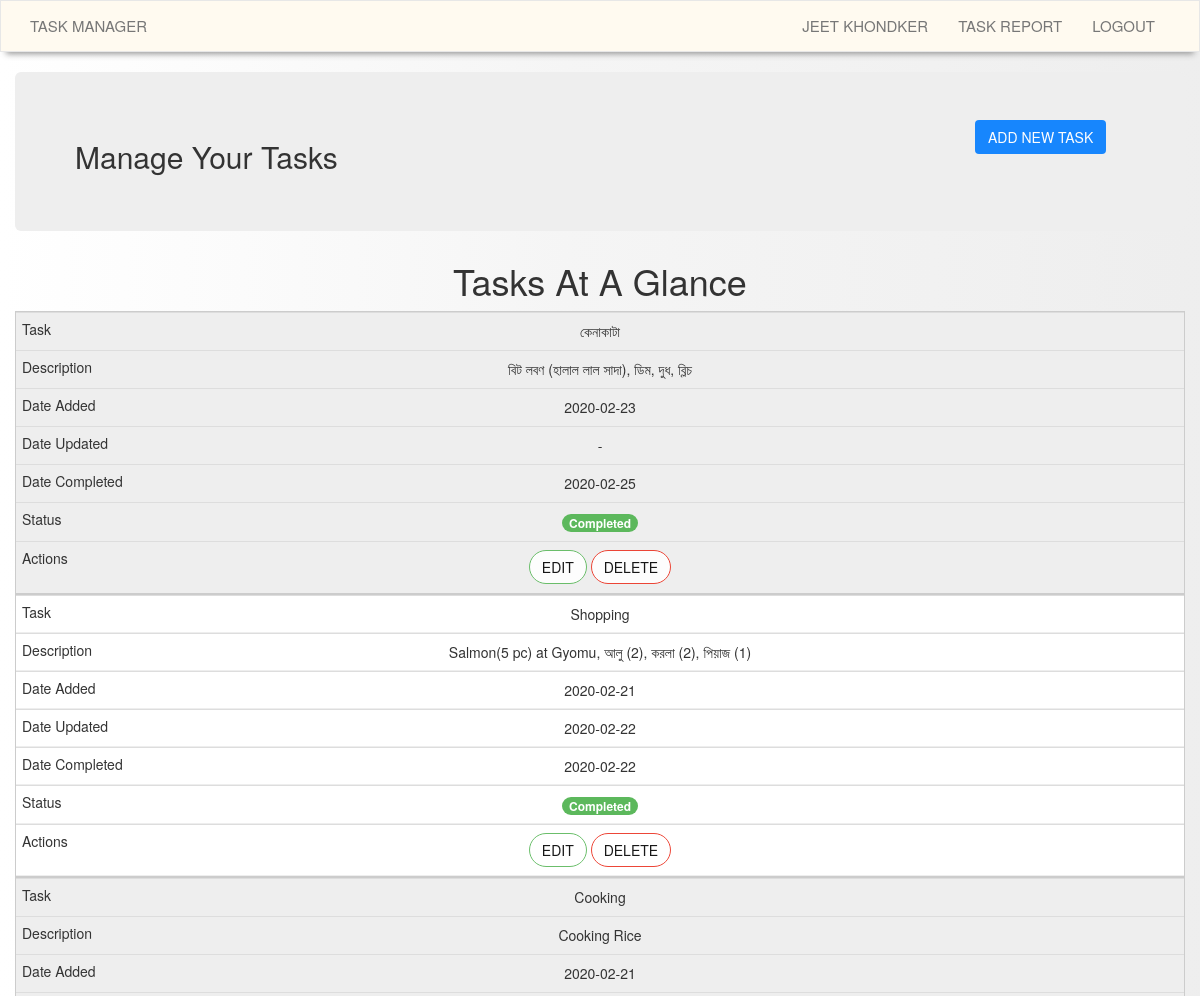
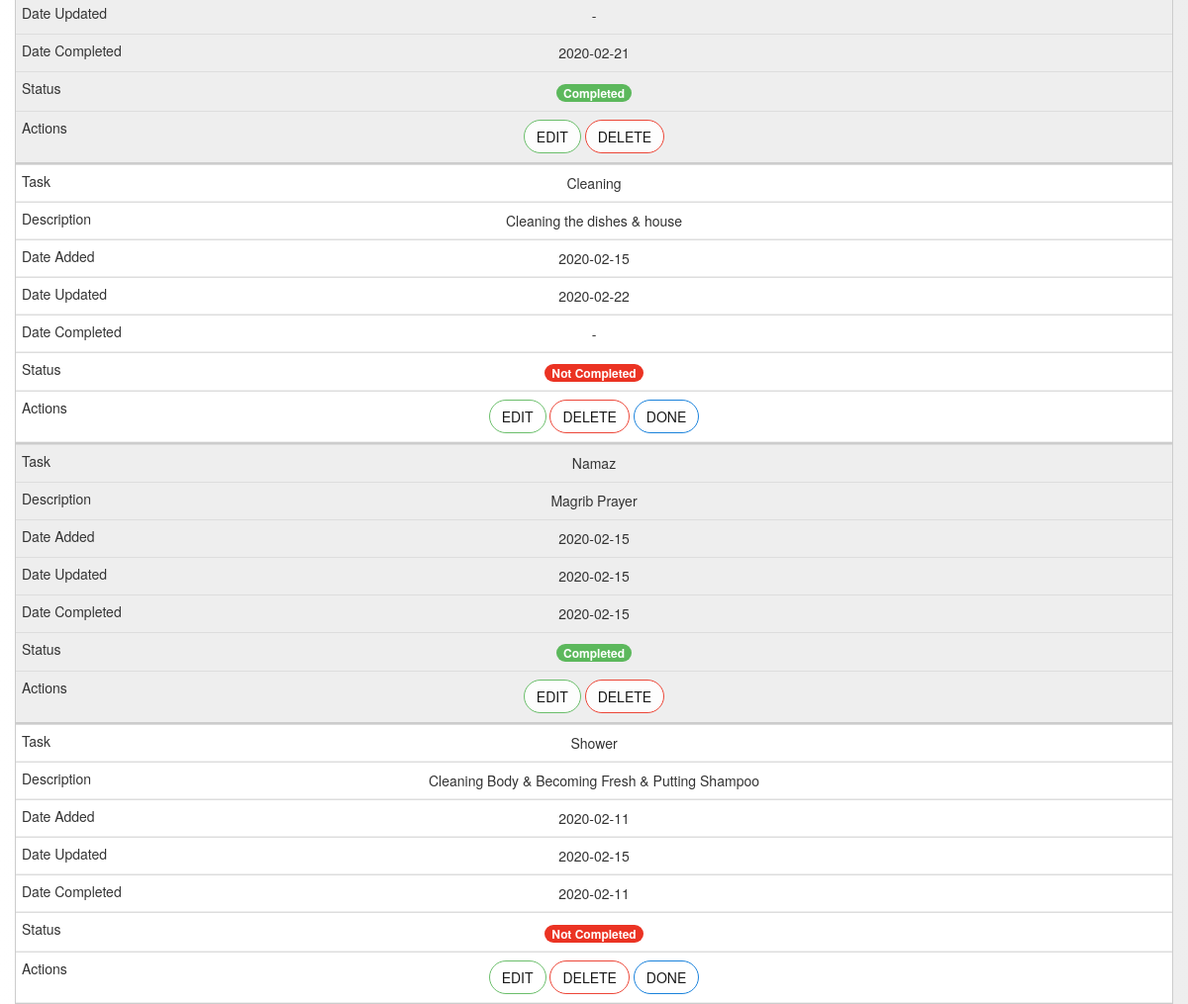
Before: /index (signed in, upper part) with the older database file (2 pictures, top to bottom).
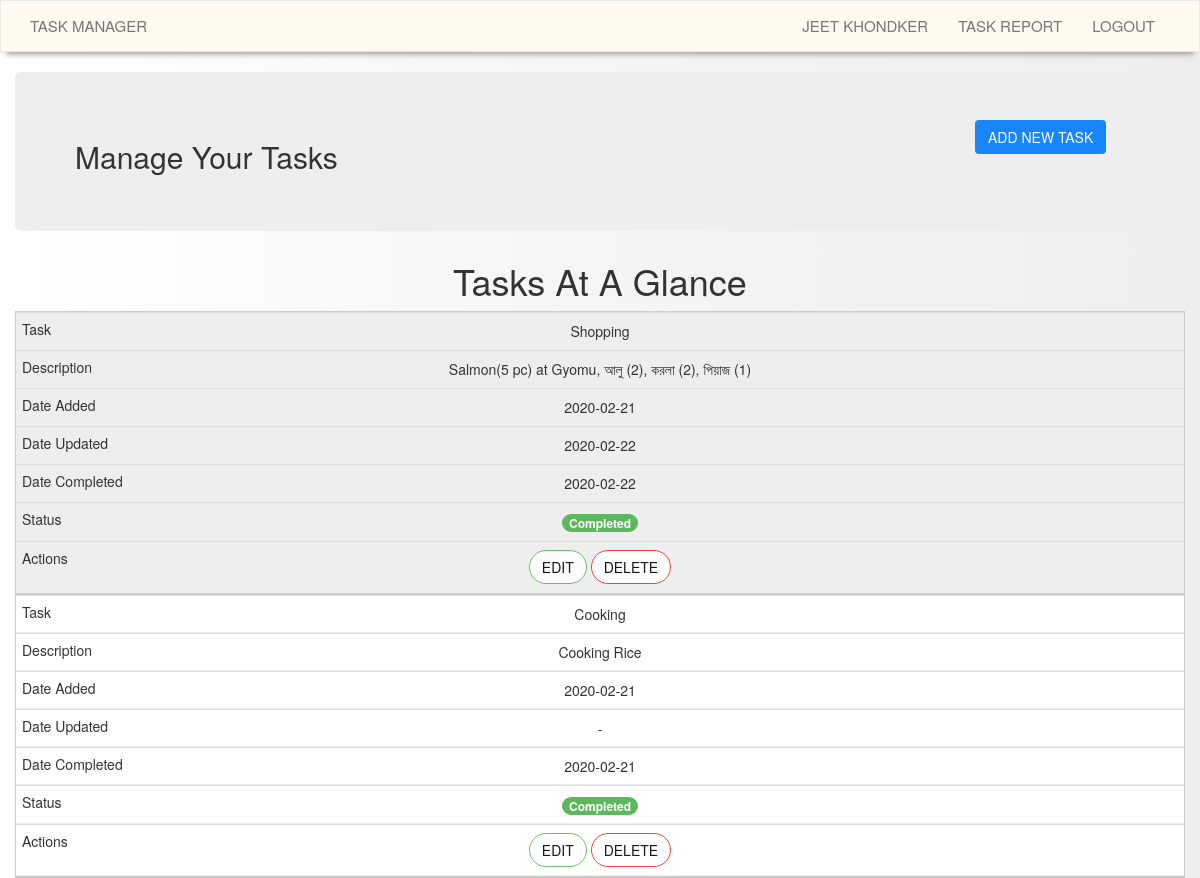
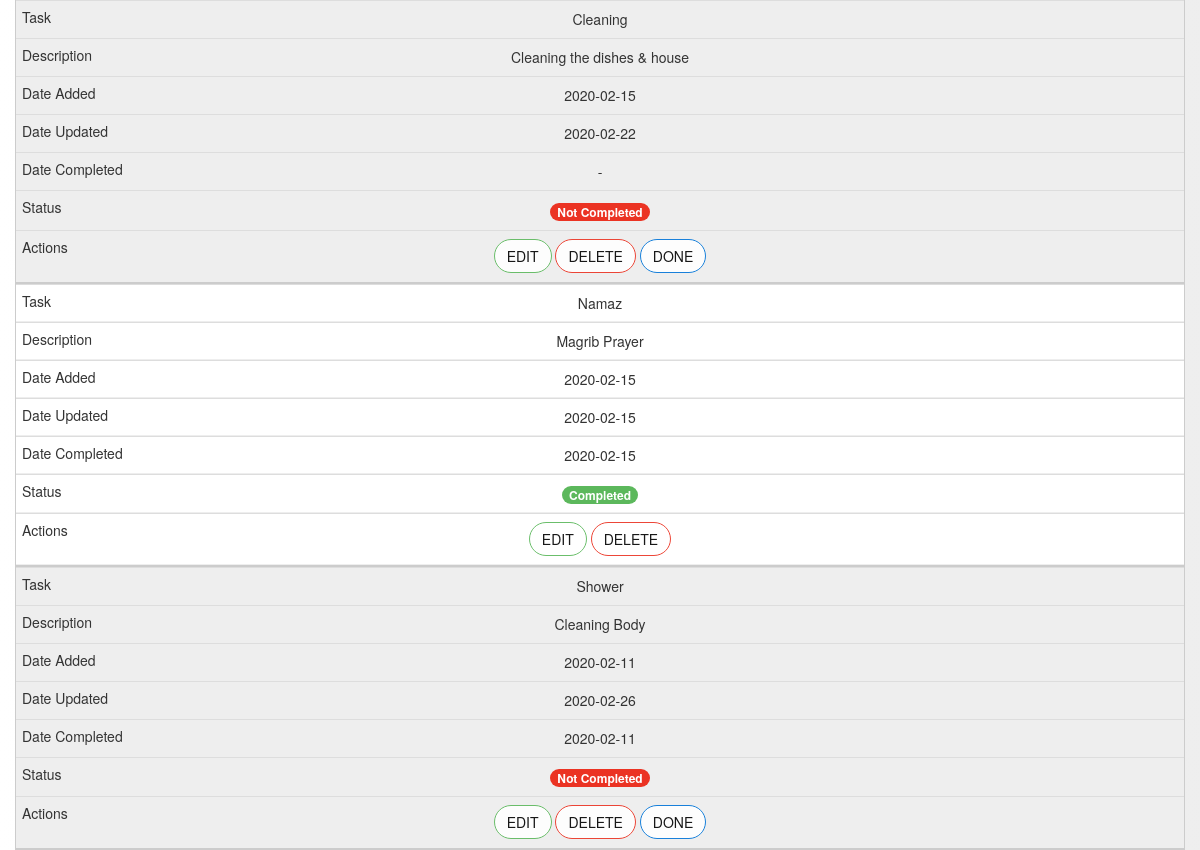
After: the same page with the newer database file (2 pictures, top to bottom).
### app/models.py (models this page shows, shortened)
class ToDo(db.Model):
    __tablename__ = "todoitems"
    item_id = db.Column(db.Integer, primary_key = True)
    title = db.Column(db.String(100), nullable = False)
    description = db.Column(db.String(200), nullable = False)
    date_created = db.Column(db.DateTime, default = datetime.utcnow)
    date_updated = db.Column(db.DateTime)
    date_completed = db.Column(db.DateTime)
    is_completed = db.Column(db.Boolean, default = False, nullable = False)
    user_id = db.Column(db.Integer, db.ForeignKey("user.id"), nullable = False)

### app/routes.py (the view)
@app.route('/', methods = ["POST", "GET"])
@app.route("/index", methods = ["POST", "GET"])
@login_required
def index():
    todoitems = ToDo.query.filter_by(user_id = current_user.id).order_by(ToDo.date_created.desc()).all()
    return render_template("index.html", todoitems = todoitems)

### app/models.py (called while the page is built)
@login.user_loader
def load_user(id):
    return User.query.get(int(id))

### app/routes.py (called while the page is built)
@app.before_request
def before_request():
    g.locale = str(get_locale())

### app/templates/index.html (shortened to what the changed rows need)
{% extends "base.html" %}
{% block app_content %}
    <div class="container">
        <div class="row">
            <div class="jumbotron">
                <div class="row">
                    <div class="col-md-10">
                        <h2>{{ _("Manage Your Tasks") }}</h2>
                    </div>
                </div>
            </div>
            <h1 class="text-center">{{ _("Tasks At A Glance") }}</h1>
            {% if todoitems|length < 1 %}
                <h3 class="text-center">{{ _("Currently you dont have any tasks") }}, {{ current_user.firstName }}{{ _(". Create One?") }}</h3>
            {% else %}
                <table class="table table-dark">
                    <tbody>
                        {% for todoitem in todoitems %}
                            {% if todoitem.is_completed == True %}
                                <tr class="data-hover">
                                    <td>{{ todoitem.title }}</td>
                                    <td>{{ todoitem.description }}</td>
                                    <td>{{ todoitem.date_created.date() }}</td>
                                    <td>
                                        {% if todoitem.date_updated != None %}
                                            {{ todoitem.date_updated.date() }}
                                        {% else %}
                                            -
                                        {% endif %}
                                    </td>
                                    <td>
                                        {% if todoitem.date_completed != None %}
                                            {{ todoitem.date_completed.date() }}
                                        {% else %}
                                            -
                                        {% endif %}
                                    </td>
                                    <td><span class="badge badge-completed">{{ _("Completed") }}</span></td>
                                    <td>
                                        <a href="/update/{{ todoitem.item_id }}" class="btn btn-primary edit_button" data-toggle="modal" data-target="#editItem{{todoitem.item_id}}">{{ _("Edit") }}</a>
                                        <a onclick="playDelSound(event);" href="/delete/{{ todoitem.item_id }}" class="btn delete-button">{{ _("Delete") }}</a>
                                    </td>
                                </tr>
                            {% else %}
                                <tr class="data-hover">
                                    <td>{{ todoitem.title }}</td>
                                    <td>{{ todoitem.description }}</td>
                                    <td>{{ todoitem.date_created.date() }}</td>
                                    <td>
                                        {% if todoitem.date_updated != None %}
                                            {{ todoitem.date_updated.date() }}
                                        {% else %}
                                            -
                                        {% endif %}
                                    </td>
                                    <td>
                                        {% if todoitem.date_completed != None %}
                                            {{ todoitem.date_completed.date() }}
                                        {% else %}
                                            -
                                        {% endif %}
                                    </td>
                                    <td><span class="badge badge-incomplete">{{ _("Not Completed") }}</span></td>
                                    <td>
                                        <a href="/update/{{ todoitem.item_id }}" class="btn btn-primary edit_button" data-toggle="modal" data-target="#editItem{{todoitem.item_id}}">{{ _("Edit") }}</a>
                                        <a onclick="playDelSound(event);" href="/delete/{{ todoitem.item_id }}" class="btn delete-button">{{ _("Delete") }}</a>
                                        <a href="/done/{{ todoitem.item_id }}" class="btn btn-tobecomplete">{{ _("Done") }}</a>
                                    </td>
                                </tr>
                            {% endif %}
                        {% endfor %}
                    </tbody>
                </table>
            {% endif %}
        </div>
    </div>
{% endblock %}

Changed rows visible on the page:
removed ToDo: title "কেনাকাটা", description "বিট লবণ (হালাল লাল সাদা), ডিম, দুধ, ব্লিচ", date_created "2020-02-23", date_completed "2020-02-25"
changed ToDo "Shower": description "Cleaning Body & Becoming Fresh & Putting Shampoo" → "Cleaning Body"; date_updated "2020-02-15" → "2020-02-26"
